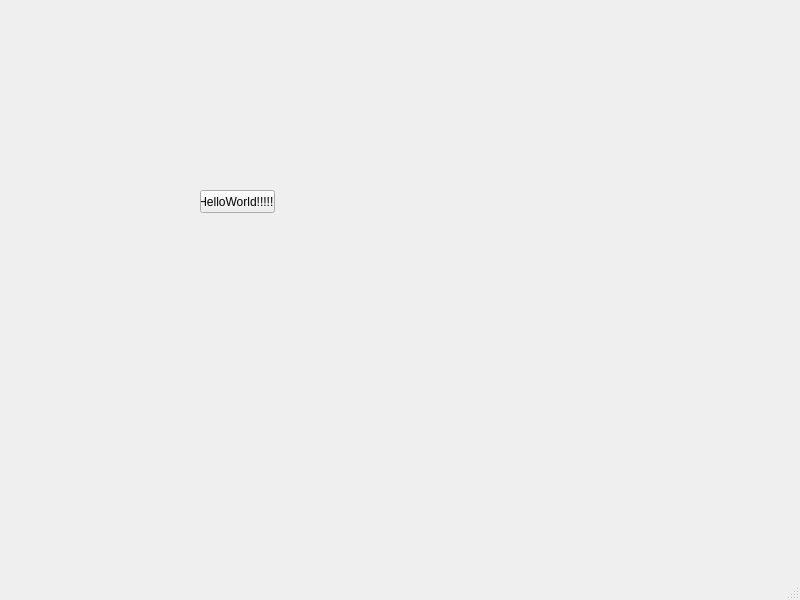
<?xml version="1.0" encoding="UTF-8"?>
<ui version="4.0">
 <class>MainWindow</class>
 <widget class="QMainWindow" name="MainWindow">
  <property name="geometry">
   <rect>
    <x>0</x>
    <y>0</y>
    <width>800</width>
    <height>600</height>
   </rect>
  </property>
  <property name="windowTitle">
   <string>MainWindow</string>
  </property>
  <widget class="QWidget" name="centralwidget">
   <widget class="QPushButton" name="pushButton">
    <property name="geometry">
     <rect>
      <x>200</x>
      <y>190</y>
      <width>75</width>
      <height>23</height>
     </rect>
    </property>
    <property name="text">
     <string>HelloWorld!!!!!!</string>
    </property>
   </widget>
  </widget>
  <widget class="QMenuBar" name="menubar">
   <property name="geometry">
    <rect>
     <x>0</x>
     <y>0</y>
     <width>800</width>
     <height>23</height>
    </rect>
   </property>
  </widget>
  <widget class="QStatusBar" name="statusbar"/>
 </widget>
 <resources/>
 <connections/>
</ui>
